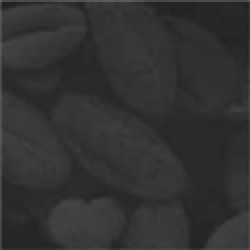
#> input picture Ex5/dim.bmp, 125 x 125 px, found by its file name (shown 2 times larger)
$ python Ex5.py
#> lines starting #> are read from the running program, lines starting #| are printed output that depends on the picture
import cv2
from matplotlib import pyplot as plt
a=cv2.imread('Ex5/dim.bmp', 0)
#> a is the input picture: shape (125, 125); min 32, max 96, mean 50
b=a*2+10
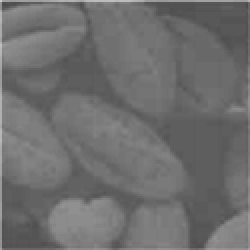
#> b: shape (125, 125) (shown 2 times larger); min 74, max 202, mean 110
c=cv2.equalizeHist(a)
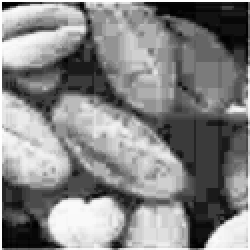
#> c: shape (125, 125) (shown 2 times larger); min 0, max 255, mean 132.8
cv2.imwrite('Ex5/img_b.bmp',b)
cv2.imwrite('Ex5/img_c.bmp',c)
hist_a = cv2.calcHist([a],[0],None,[256],[0,256])
#> hist_a = 256 values, max 1329 at index 42, min 0 at index 0, mean 61.04
hist_b = cv2.calcHist([b],[0],None,[256],[0,256])
#> hist_b = 256 values, max 1329 at index 94, min 0 at index 0, mean 61.04
hist_c = cv2.calcHist([c],[0],None,[256],[0,256])
#> hist_c = 256 values, max 1329 at index 58, min 0 at index 3, mean 61.04
#To avoid auto intensity adjustment, set vmin/vmax in plt.imshow
plt.subplot(321); plt.imshow(a, cmap='gray', vmin = 0, vmax = 255)
plt.subplot(322); plt.plot(hist_a);
plt.subplot(323); plt.imshow(b, cmap='gray', vmin = 0, vmax = 255)
plt.subplot(324); plt.plot(hist_b);
plt.subplot(325); plt.imshow(c, cmap='gray', vmin = 0, vmax = 255)
plt.subplot(326); plt.plot(hist_c);
plt.show()
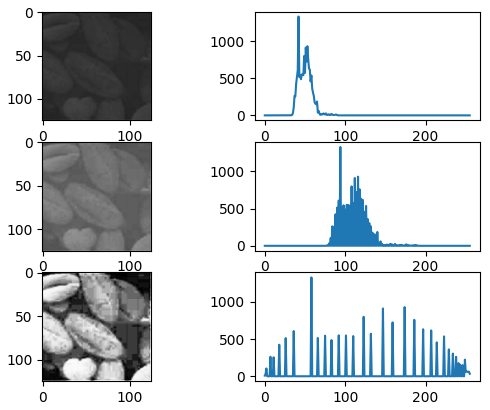
#> figure drawn by matplotlib, 6 panels; panel 2: curve peaks at x = 42, y = 1329; panel 4: curve peaks at x = 94, y = 1329; panel 6: curve peaks at x = 58, y = 1329
